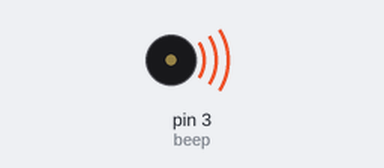
Bench run of a sketch on a simulated Arduino Uno, built with avr-gcc and run on an emulated ATmega328P. Parts: buzzer (waves = sounding, pin HIGH).

Above: at 0.2 s.
Timing chart, 0 to 3.0 s (numbered marks = the images above):
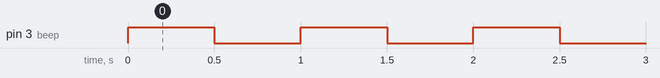

Measured:
- by itself, pin 3 (beep): alternates HIGH for 0.50 s and LOW for 0.50 s

The sketch:

beep_piezo1.ino
```cpp
// C++ code
// Iasmin Angel

int beep = 3

  ;

void setup()
{
	pinMode(beep,OUTPUT);
}

void loop()
{
  digitalWrite (beep,HIGH);
  delay(500);

  digitalWrite (beep,LOW);
  delay(500);
}
```
